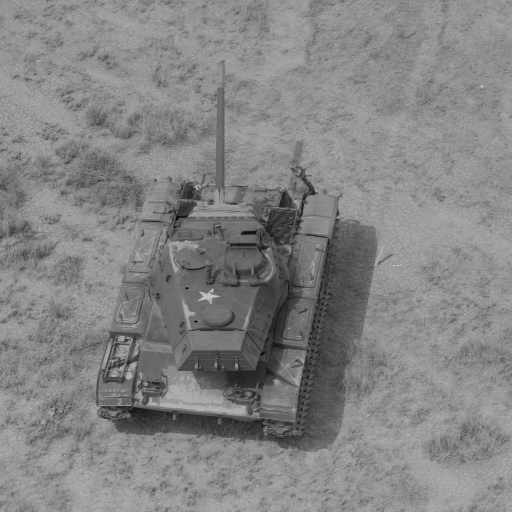
#> input picture Sharpening/tank_img.tiff, 512 x 512 px
$ jupyter execute robert_gradient_1st_order_sharp_filter.ipynb
#> lines starting #> are read from the running program, lines starting #| are printed output that depends on the picture
[cell 1]
import cv2
import numpy as np
import matplotlib.pyplot as plt

### Loading the Image

[cell 2]
img = cv2.imread('../../tank_img.tiff', 0)
#> img is the input picture: shape (512, 512); min 12, max 223, mean 132.4
plt.imsave('tank.png', img, cmap='gray')
plt.imshow(img, cmap='gray');

### Custom Class for First Order Derivative filter

[cell 3]
class FirstOrderDerivative_RobertFilter(object):
    '''
    Class for First Order Derivative Filter
    Type of First Order Derivative Filter used: Robert Gradient
    '''
    def __init__(self) -> None:
        ''' Robert Gradient Filters '''
        self.Gx = np.array([[-1,  0,  1],
                            [-2,  0,  2],
                            [-1,  0,  1]])
        self.Gy = np.array([[-1, -2, -1],
                            [ 0,  0,  0],
                            [ 1,  2,  1]])

    def sharpen(self, image: np.ndarray) -> np.ndarray:
        '''
        Sharpen the Image using First Order Derivative Filter.
        Using a Window of size 3x3, as given by filter mask.
        '''
        filter_X = image.copy()
        filter_Y = image.copy()

        for i in range(image.shape[0]):
            for j in range(image.shape[1]):
                row_start, row_end = max(0, i - 1), i + 2
                col_start, col_end = max(0, j - 1), j + 2

                GX = self.Gx[int(i==0) : 3 - int(i==image.shape[0]-1), int(j==0) : 3 - int(j==image.shape[1]-1)]
                GY = self.Gy[int(i==0) : 3 - int(i==image.shape[0]-1), int(j==0) : 3 - int(j==image.shape[1]-1)]

                filter_X[i, j] = np.sum(image[row_start:row_end, col_start:col_end] * GX)
                filter_Y[i, j] = np.sum(image[row_start:row_end, col_start:col_end] * GY)
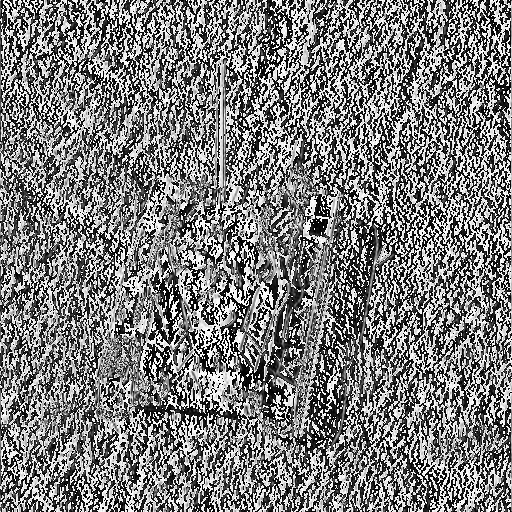
#> filter_X: shape (512, 512); min 0, max 255, mean 124.5
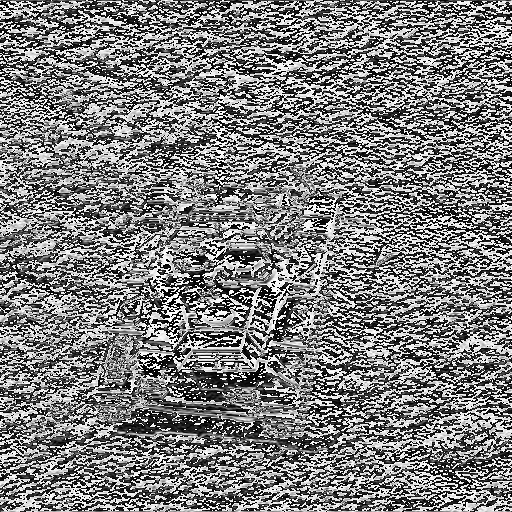
#> filter_Y: shape (512, 512); min 0, max 255, mean 125.5

        return filter_X, filter_Y

### Sharpening using 1st-Order Derivative Filter (using Robert Gradient)

[cell 4]
robert_X, robert_Y = FirstOrderDerivative_RobertFilter().sharpen(img)

plt.imsave('robert_X.png', robert_X, cmap='gray')
plt.imsave('robert_Y.png', robert_Y, cmap='gray')

[cell 5]
# robert_edge_mask = robert_X + robert_Y
robert_edge_mask = np.sqrt(np.square(robert_X) + np.square(robert_Y))
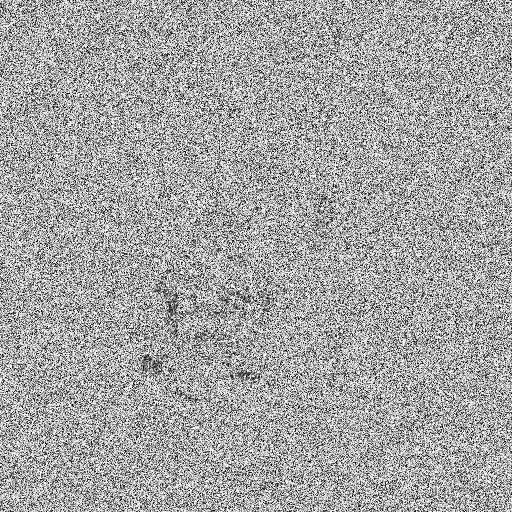
#> robert_edge_mask: shape (512, 512) float16; min 0, max 15.81, mean 10.18; drawn with min black and max white

plt.imsave('robert_edge_mask.png', robert_edge_mask, cmap='gray')

[cell 6]
robert_sharp_img = img + robert_edge_mask
robert_sharp_img = robert_sharp_img.astype(np.uint8)

plt.imsave('robert_sharp_image.png', robert_sharp_img, cmap='gray')
